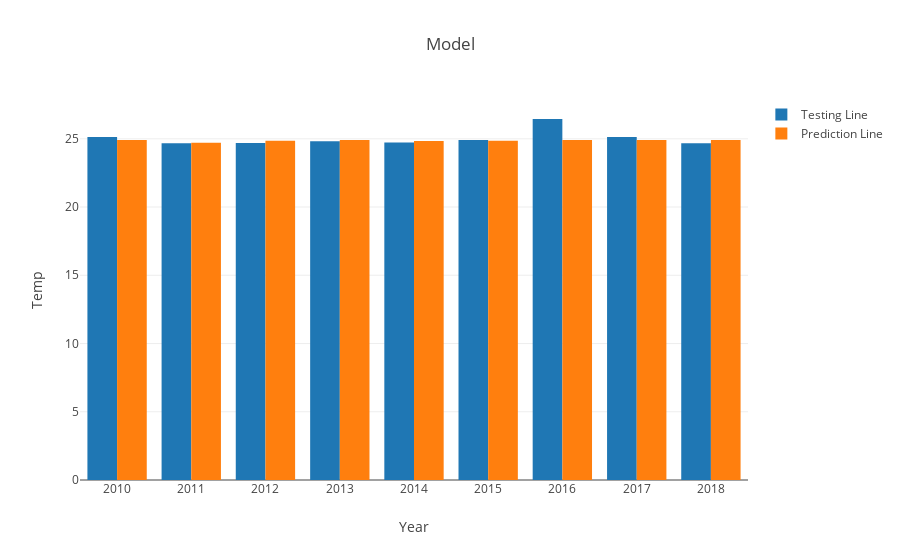

Source (notebook cell):
### Code cell
plotRegression(test,ytest, list(dfz['Temperature']))

### Figure 1 — Plotly figure (JSON) as saved in the notebook; plotly's stock layout.template omitted (floating-point values rounded to 4 significant figures)
{"data": [{"name": "Testing Line", "type": "bar", "uid": "7aee5306-fee8-11e8-b857-0c5415d557c2", "x": ["2010-01-01", "2011-01-01", "2012-01-01", "2013-01-01", "2014-01-01", "2015-01-01", "2016-01-01", "2017-01-01", "2018-01-01"], "y": [25.13, 24.67, 24.69, 24.82, 24.73, 24.91, 26.45, 25.13, 24.67]}, {"name": "Prediction Line", "type": "bar", "uid": "7aee5307-fee8-11e8-836d-0c5415d557c2", "x": ["2010-01-01", "2011-01-01", "2012-01-01", "2013-01-01", "2014-01-01", "2015-01-01", "2016-01-01", "2017-01-01", "2018-01-01"], "y": [24.91, 24.71, 24.86, 24.91, 24.84, 24.86, 24.91, 24.91, 24.91]}], "layout": {"title": "Model", "xaxis": {"title": "Year"}, "yaxis": {"title": "Temp"}}}
